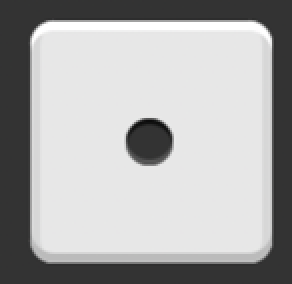
#> input picture project2/images/dice1.png, 146 x 142 px (shown 2 times larger); its folder holds only this picture in this run
$ python 1.py
#> lines starting #> are read from the running program, lines starting #| are printed output that depends on the picture; after the words box and inside, x2 and y2 are one past the last pixel; in counts of white or black regions, pixels touching at a corner belong together
import math as math

import cv2 as cv2


def find_eye(i):
#> called with i = 1
    file_name = 'images/dice' + str(i) + '.png'
    src = cv2.imread(file_name, cv2.IMREAD_GRAYSCALE)
#> src: shape (142, 146); min 10, max 255, mean 171.8

    if src is None:
        print('Image load failed!')
        return

    _, img_bin = cv2.threshold(src, 0, 255, cv2.THRESH_BINARY_INV | cv2.THRESH_OTSU)
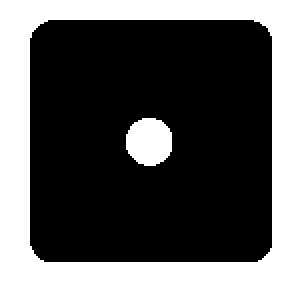
#> img_bin: shape (142, 146) (shown 2 times larger); 32.1% white; 2 white regions
    contours, _ = cv2.findContours(img_bin, cv2.RETR_LIST, cv2.CHAIN_APPROX_NONE)
#> contours = 3 contours; box (x1, y1, x2, y2) and area: (0, 0, 146, 142) 20445, (14, 9, 137, 132) 14760, (63, 59, 86, 83) 412

    count = 0
    for pts in contours:
        if cv2.contourArea(pts) < 400:
            continue

        approx = cv2.approxPolyDP(pts, cv2.arcLength(pts, True) * 0.02, True)

        vtc = len(approx)

        if vtc != 3 and vtc != 4:
            length = cv2.arcLength(pts, True)
            area = cv2.contourArea(pts)
            ratio = 4. * math.pi * area / (length * length)

            if ratio > 0.75:
                count += 1
#> this loop made 3 passes
#> (vtc, length, area, ratio, count) on pass 1: (8, 75.36, 411.5, 0.911, 1)
#> (approx, vtc) on passes 2 to 3: ([[20, 11], [134, 14], [130, 130], [16, 126]], 4), ([[0, 0], [0, 141], [145, 141], [145, 0]], 4)
#> after the loop, count = 1

    print(count)
#| 1


def main():
    print('=======dice1=======')
    find_eye(1)
    print('=======dice5=======')
    find_eye(5)
    print('=======dice7=======')
    find_eye(7)
    print('=======dice9=======')
    find_eye(9)


main()

$ run again, on project2/images/dice5.png
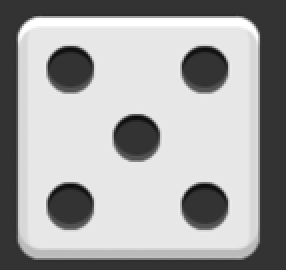
#> input picture project2/images/dice5.png, 143 x 135 px (shown 2 times larger)
#> in find_eye (call 2), `_, img_bin = cv2.threshold(src, 0, 255, cv2.THRESH_BINARY_INV | cv2.TH..`:
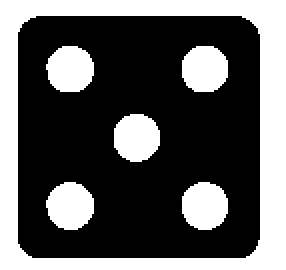
#> img_bin: shape (135, 143) (shown 2 times larger); 36.2% white; 6 white regions
#> contours = 7 contours; box (x1, y1, x2, y2) and area: (0, 0, 143, 135) 19028, (8, 7, 131, 130) 14758, (23, 91, 47, 115) 414, (91, 91, 114, 115) 411, (57, 57, 80, 81) 410, (23, 23, 47, 46) 408, (91, 23, 114, 46) 406
#> the loop in find_eye (call 2), `for pts in contours:` made 7 passes
#> (vtc, length, area, ratio) on passes 1 to 5: (8, 75.94, 411, 0.896), (9, 76.18, 413.5, 0.895), (8, 75.36, 410.5, 0.908), (8, 74.53, 406.5, 0.92), (8, 75.36, 408.5, 0.904)
#> after the loop in find_eye (call 2), `for pts in contours:`: count = 5
#| 5

$ run again, on project2/images/dice7.png
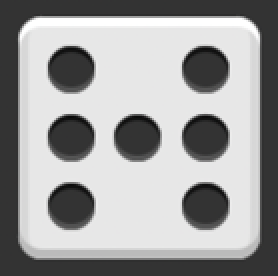
#> input picture project2/images/dice7.png, 139 x 138 px (shown 2 times larger)
#> in find_eye (call 3), `_, img_bin = cv2.threshold(src, 0, 255, cv2.THRESH_BINARY_INV | cv2.TH..`:
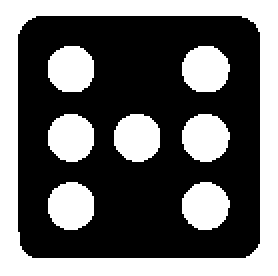
#> img_bin: shape (138, 139) (shown 2 times larger); 40.5% white; 8 white regions
#> contours = 9 contours; largest, box (x1, y1, x2, y2) and area: (0, 0, 139, 138) 18906, (8, 7, 131, 130) 14754, (91, 57, 115, 81) 414, (91, 91, 115, 115) 414, (24, 91, 47, 115) 412
#> the loop in find_eye (call 3), `for pts in contours:` made 9 passes
#> (vtc, length, area, ratio) on passes 1 to 7: (8, 76.18, 413.5, 0.895), (8, 75.94, 412, 0.898), (8, 76.18, 414.5, 0.897), (8, 75.36, 411.5, 0.911), (8, 75.36, 408.5, 0.904), (8, 75.36, 409.5, 0.906), (8, 74.53, 404.5, 0.915)
#> after the loop in find_eye (call 3), `for pts in contours:`: count = 7
#| 7
